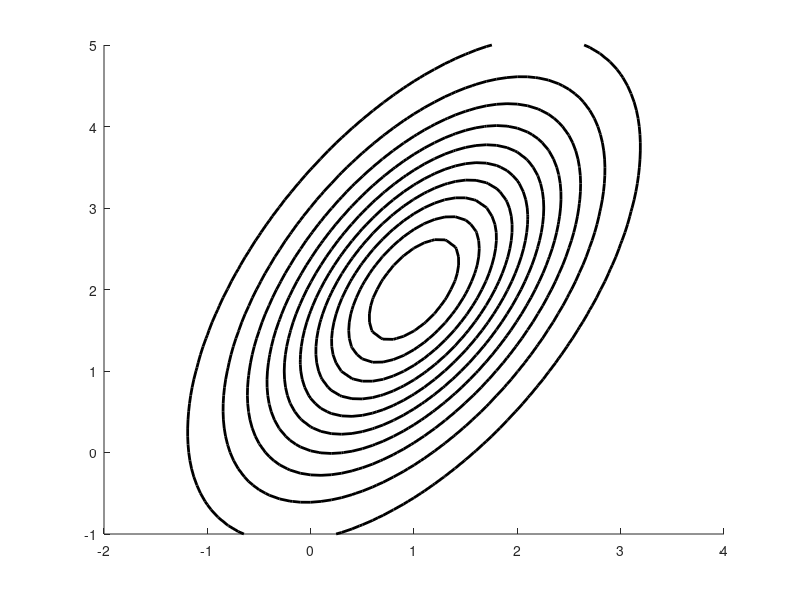

This chart was generated by the following MATLAB code: (Note: this script raises an error after producing the figure.)
%% gibbsgauss.m
% Demonstrates use of Gibbs sampling to sample from a multi-dimensional
% Gaussian
%
% From A First Course in Machine Learning
% Simon Rogers, August 2016 [simon.rogers@glasgow.ac.uk]
%
clear all;close all;



%% First, create the objects to plot the Gaussian contour
% Define the mean and covariance
mu = [1;2];
co = [1 0.8;0.8 2];
% Define a grid of points for the contours
[Xv,Yv] = meshgrid([-2:0.1:4],[-1:0.1:5]);

% Compute the pdf over the grid
Ci = inv(co);
P = zeros(size(Xv));
for i = 1:size(Xv(:))
    P(i) = -log(2*pi)- 0.5*log(det(co)) - 0.5*([Xv(i)-mu(1) Yv(i)-mu(2)]*Ci*[Xv(i)-mu(1) Yv(i)-mu(2)]');
end
P = exp(P);


%% We now sample with Gibbs sampling using the equations on p.317

%%
% Define the initial point - try changing this
x = [-1.5;4];
xall = x';
ylim([-1.5,5.5])

% Define when we want to make plots
plot_at = [1,2,5,10,100];

for i = 1:100
    % Sample x_1
    mu_1 = mu(1) + (co(1,2)/co(2,2)) * (x(2)-mu(2));
    ss_1 = co(1,1) - co(1,2)^2/co(2,2);
    oldx = x;
    x(1) = randn*sqrt(ss_1) + mu_1;
    xall = [xall;x'];


    % sample x_2
    mu_2 = mu(2) + (co(2,1)/co(1,1)) * (x(1)-mu(1));
    ss_2 = co(2,2) - co(2,1)^2/co(1,1);
    oldx = x;
    x(2) = randn*sqrt(ss_2)+mu_2;       
    xall = [xall;x'];

    % If this is a plot iteration, make the plot
    if any(plot_at==i)
        figure(i)
        contour(Xv,Yv,P,'k','linewidth',2,'color',[0.6 0.6 0.6])
        hold on
        % Plot the initial one
        plot(xall(1,1),xall(1,2),'bo','markersize',10,'linewidth',2)
        % Plot the middle ones
        for j = 2:size(xall,1)-1
            plot([xall(j-1,1),xall(j,1)],[xall(j-1,2),xall(j,2)],'k--','color',[0.6 0.6 0.6])
            plot(xall(j,1),xall(j,2),'ko','markersize',5,'markerfacecolor','k')
        end
        % plot the end one
        plot([xall(end-1,1),xall(end,1)],[xall(end-1,2),xall(end,2)],'k--','color',[0.6 0.6 0.6])
        plot(xall(end,1),xall(end,2),'ro','markersize',10,'linewidth',2)
        ylim([-1.5,5.5])
        xlabel('$x_1$','interpreter','latex');
        ylabel('$x_2$','interpreter','latex');
        title(sprintf('After %g samples',i));
    end
end

